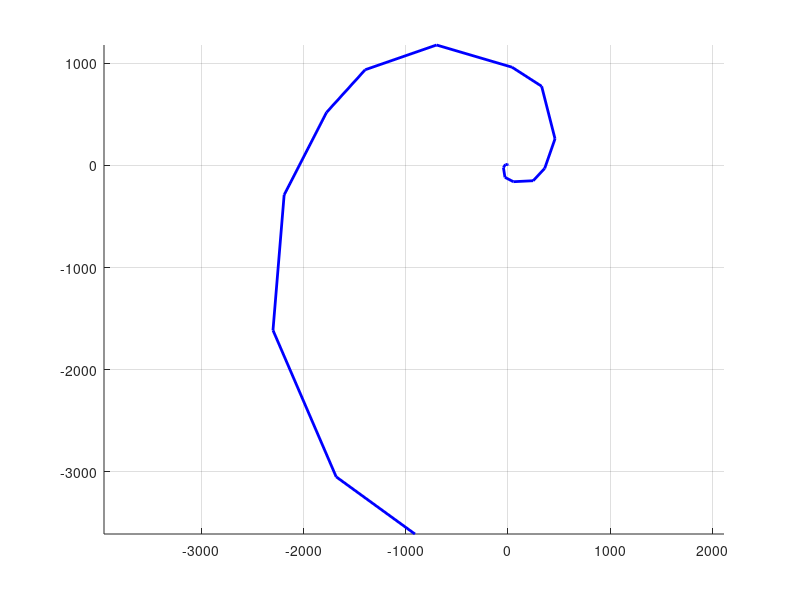

Here is the MATLAB script that generated this plot:
function L = pnumber_squares_spiral(N, option_display)
%% pnumber_squares_spiral : function to display the spiral of prime number
% squares, compute and check its total length from p_n = 5 equals L = 24k + 1.  
%
% Author : nicolas.douillet9 (at) gmail.com, 2023-2024.
%
%
% Inputs
%
% - N : integer scalar, N > 3. The first integer greater than the maximum wished prime number. May be or not be a prime number.
%
% - option_display : either numeric *1/0 or logical *true/false, the display option. 
%
%
% Output
%
% - L : integer scalar, the total length of the prime number squares spiral.


%% Input parsing
if nargin < 2
   
    option_display = true;
    
    if nargin  < 1
       
        N = 67;
        
    end
    
end


%% Body
u = 1:N;
v = cat(2,1,u(isprime(u))); % prime vector

M = cat(1,v(1:end-1),v(2:end),zeros(1,length(v)-1));   
M = cat(2,[0;0;0],M);
Q = cat(1,v.^2,zeros(1,length(v)),zeros(1,length(v)));

% Angle between two consecutive primes
beta = acos(M(1,1:end)./M(2,1:end)); % to build succesive rectangle triangles
beta(1,1) = 0;
theta = cumsum(beta);
 
R = @(alpha)[cos(alpha) -sin(alpha) 0;
             sin(alpha)  cos(alpha) 0;
             0           0          1];

P = Q(:,1);
k = 2;

% Compute prime squares spiral point coordinates
while k < 1 + size(M,2)
    
    P(:,k-1) = R(theta(1,k-1))*Q(:,k-1);                
    k = k+1;
    
end

P(3,:) = zeros(1,size(P,2));


% Spiral length check
L = 25 + cumsum(diff(sqrt(sum(P(:,4:end).^2,1)),1,2),2);
disp('check : mod(L-1,24) == 0');
isequal(mod(round(L)-1,24) == 0,ones(1,size(L,2)))


%% Display
if option_display
    
    figure(1);
    set(gcf,'Color',[1 1 1]);
    line(P(1,:),P(2,:),P(3,:),'Color',[0 0 1],'Linewidth',2), hold on;
    axis square, axis equal;
    grid on;
    view(2);
    gca.Cipping = 'off';
    
end


end % pnumber_squares_spiral